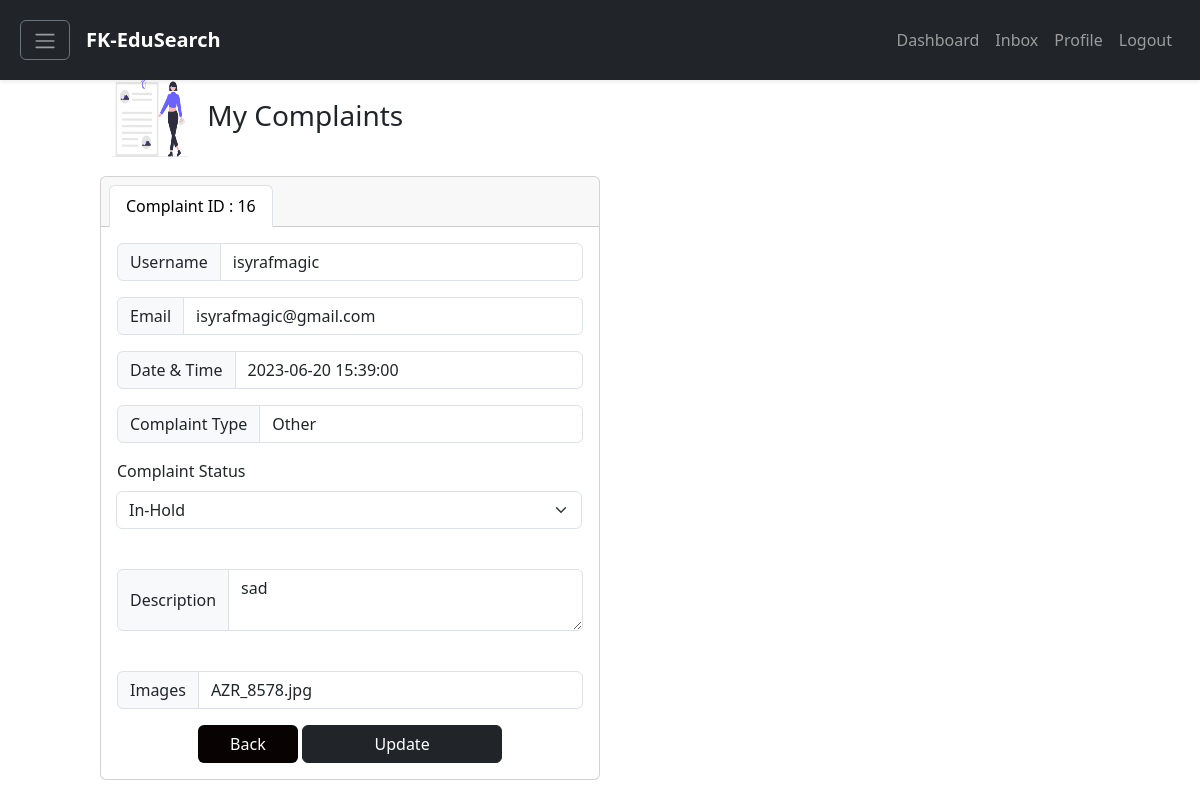
The app's page /complaintStatus.php?complaintid=16 with its own data.
### tables this page shows
CREATE TABLE `complaint` (
  `complaintid` int(11) NOT NULL,
  `userid` int(11) DEFAULT NULL,
  `postid` int(11) DEFAULT NULL,
  `complaintDate` datetime DEFAULT NULL,
  `complaintType` varchar(60) DEFAULT NULL,
  `complaintDescription` varchar(60) DEFAULT NULL,
  `complaintStatus` varchar(60) DEFAULT NULL,
  `images` varchar(255) DEFAULT NULL
);

CREATE TABLE `user` (
  `userid` int(11) NOT NULL,
  `userFullName` varchar(60) NOT NULL,
  `userEmail` varchar(60) NOT NULL,
  `userPassword` varchar(60) NOT NULL,
  `username` varchar(60) NOT NULL,
  `userAcademicStatus` varchar(60) DEFAULT NULL,
  `userUpdateProfileStatus` varchar(60) DEFAULT NULL,
  `userOnlineStatus` varchar(60) DEFAULT NULL
);

### classes/Complaint.classes.php (called while the page is built, shortened)
<?php
class Complaint extends Connection
{
    public function getAdminComplaintDetails($complaintid)
    {
        $connection = $this->getConnection();
        $query = "SELECT user.username, user.userEmail, complaint.complaintid, complaint.complaintDate, complaint.complaintType, complaint.complaintDescription, complaint.complaintStatus, complaint.images
                  FROM complaint
                  INNER JOIN user ON complaint.userid = user.userid
                  WHERE complaint.complaintid = '$complaintid'";
        $result = mysqli_query($connection, $query);
        if (!$result) {
            return false;
        } else {
            return $result;
        }
    }
}

### complaintStatus.php (the view, shortened to what this page needs)
<!DOCTYPE html>
<html lang="en">
<head>
    <link href="https://cdn.jsdelivr.net/npm/bootstrap@5.3.0-alpha3/dist/css/bootstrap.min.css" rel="stylesheet">
</head>
<body>
    <?php include "components/navigation.php"; ?>
    <?php
    $complaint = new ComplaintController();
    $complaintid = $_GET['complaintid'];
    $complaintDetails = $complaint->getAdminComplaintDetails($complaintid);
    if ($complaintDetails->num_rows > 0) {
        $row = mysqli_fetch_assoc($complaintDetails);
        $username = $row['username'];
        $userEmail = $row['userEmail'];
        $complaintid = $row['complaintid'];
        $complaintDate = $row['complaintDate'];
        $complaintType=$row['complaintType'];
        $complaintDescription=$row['complaintDescription'];
        $complaintStatus= $row['complaintStatus'];
        $images=$row['images'];
    } else {
        echo "Failed to retrieve complaint details.";
    }
    ?>
    <div class="d-flex flex-column justify-content-center align-item-center vh-100" style="padding-left: 100px; padding-right: 100px">
        <h3 class="mt-5"><img style="width:100px; height:100px" src="../FK-EduSearch/public/undraw_attached_file_re_0n9b.png" height="30"> My Complaints</h3>
        <div class="card text-center w-50">
            <div class="card-header">
                <ul class="nav nav-tabs card-header-tabs">
                    <li class="nav-item">
                        <a class="nav-link active" aria-current="true" href="#">Complaint ID : <?php echo $complaintid ?></a>
                    </li>
                </ul>
            </div>
            <div class="card-body">
                <form method="POST" action="">
                    <div class="input-group mb-3">
                        <span class="input-group-text" id="basic-addon1">Username</span>
                        <input type="text" class="form-control" aria-label="Username" aria-describedby="basic-addon1" value="<?php echo $username; ?>" readonly>
                    </div>
                    <div class="input-group mb-3">
                        <span class="input-group-text">Email</span>
                        <input type="text" class="form-control" aria-label="Recipient's username" aria-describedby="basic-addon2" value="<?php echo $userEmail; ?>" readonly>
                    </div>
                    <div class="input-group mb-3">
                        <span class="input-group-text">Date & Time</span>
                        <input type="text" class="form-control" aria-label="" aria-describedby="basic-addon2" value="<?php echo $complaintDate; ?>" readonly>
                    </div>
                    <div class="input-group mb-3">
                        <span class="input-group-text">Complaint Type</span>
                        <input type="text" class="form-control" aria-label="Amount (to the nearest dollar)" value="<?php echo $complaintType; ?>" readonly>
                    </div>
                    <div class="input-group mb-3">
                        <span for="complaintStatus" class="form-label">Complaint Status</span>
                        <div class="input-group">
                            <select class="form-select" id="complaintStatus" name="complaintStatus" <?php echo $complaintStatus ?>>
                                <option <?php echo $complaintStatus == "In-Hold" ? "selected" : NULL ?> value="In-Hold">In-Hold</option>
                            </select>
                        </div>
                    </div>
                    <br>
                    <div class="input-group mb-3">
                        <span class="input-group-text">Description</span>
                        <textarea class="form-control" aria-label="With textarea" readonly><?php echo $complaintDescription; ?></textarea>
                    </div>
                    <br>
                    <div class="input-group mb-3">
                        <span class="input-group-text">Images</span>
                        <input type="text" class="form-control" aria-label="" aria-describedby="basic-addon2" value="<?php echo $images; ?>" readonly>
                    </div>
                    <a href="admincomplaint.php" style="color:white; background-color: #080202; width:100px" class="btn">Back</a>
                    <button href="admincomplaint.php?complaintid='.$row['complaintid'].'" type="submit" class="btn btn-dark" name="update" style="width: 200px" <?php echo $complaintStatus  ?>>Update</button>
            </div>
        </div>
    </div>
</body>
</html>

### records on screen
complaint: complaintid "16", userid.username "isyrafmagic", userid.userEmail "isyrafmagic@gmail.com", complaintDate "2023-06-20 15:39:00", complaintType "Other", complaintStatus "In-Hold", complaintDescription "sad", images "AZR_8578.jpg"
